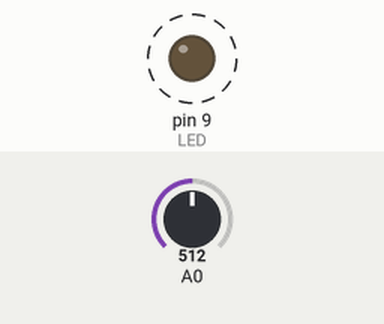
This sketch was run on a simulated Arduino Uno, built with avr-gcc and run on an emulated ATmega328P. On the bench: output pins drawn as LEDs (lit = HIGH). Dashed ring = blinking. The test bench sets the inputs (shaded band); at power-on: A0 = 512.

Above: at 1.8 s.
1.9 s: A0 set to 0
At 2.8 s:
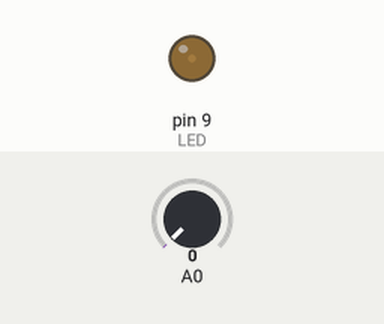
3.6 s: A0 set to 122
At 3.9 s:
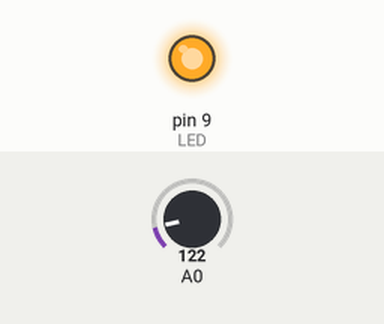
Timing chart, 0 to 13.1 s (numbered marks = the images above; inputs shaded):
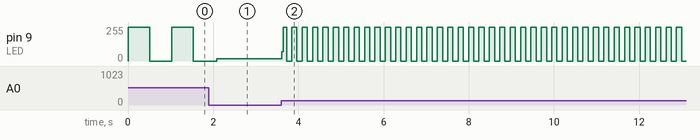

Measured:
- after the input at 3.6 s, pin 9 (LED): 18/255 → 69/255 at once, then moves between 0/255 and 255/255, repeating every 0.24 s
- by itself, pin 9 (LED): alternates 255/255 for 0.51 s and 0/255 for 0.51 s

The sketch:

BlinkLedSensor.ino
```cpp
// Pisca Led apartir de uma taxa especifica
// lida atraves do entrada analogica
#define LED 9 // defino o valor da saida de energia para o led

int val = 0; // valor do pin onde sera feita a leitura do sensor

void setup(){
  pinMode(LED,OUTPUT); // registro o pin de saida de energia
}

void loop(){
  val = analogRead(0); // Leio o valor do sensor no pin 0

  digitalWrite(LED, HIGH); // Ligo o led

  delay(val); // delay por tempo igual ao lido no sensor

  digitalWrite(LED, LOW); // Desligo o led

  delay(val); // delay por tempo igual ao lido no sensor
}
```
